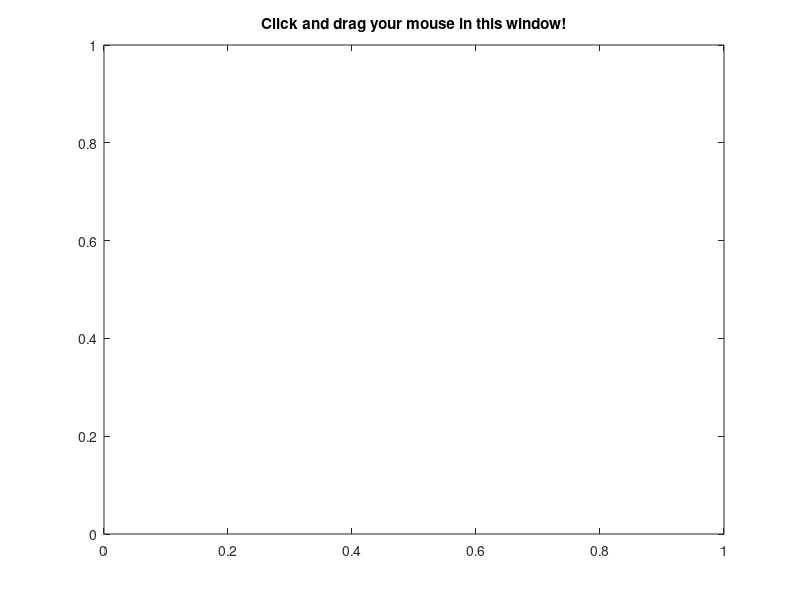

Write MATLAB code to recreate this figure.
function mouse01(action, color)
% mouse01: Handling mouse events, based on "switchyard programming"
%   Roger Jang, 20040405
%   Cheng-Hsin Hsu, 20151120
if nargin<1, 
    fprintf('here');
    action='start'; 
end
global C;
switch(action)
    case 'start'
        plot(0, 0);
        axis([0 1 0 1]);    % create axes
        title('Click and drag your mouse in this window!');
        
        % Set the call back function when the mouse is pressed
        set(gcf, 'WindowButtonDownFcn', 'mouse01 down');
    case 'down' % the callback function when button is pressed
        % update the callback function of mouse movement
        axis([0 1 0 1]); 
        set(gcf, 'WindowButtonMotionFcn', 'mouse01 move  yellow');
        % update the callback function of mouse button released
        set(gcf, 'WindowButtonUpFcn', 'mouse01 up');
        % debug information
        fprintf('Mouse down!\n');
   case 'up'   % the callback function when button is released
        % update the callback function of mouse movement <-- don't do anything
        set(gcf, 'WindowButtonMotionFcn', '');
        % update the callback function of mouse button released <-- don't do anything
        set(gcf, 'WindowButtonUpFcn', '');
        % debug information
        fprintf('Mouse up!\n');
    case 'move' % the callback function when mouse is moved with key pressed
        currPt = get(gca, 'CurrentPoint');
        x = currPt(1,1);
        y = currPt(1,2);
        pt = line(x, y, 'marker', '*');
        % Rotate2d(10, [2, 2], gca);
        % a = get(h, 'value');
        fprintf('color = %d\n', C);
        switch(C)
            case 1    
                set(pt, 'color', 'r');
            case 2
                set(pt, 'color', 'b');
            case 3
                set(pt, 'color', 'y');
            case 4
                set(pt, 'color', 'm');
            case 5
                set(pt, 'color', 'g');
            case 6
                set(pt, 'color', 'k');
                
        end
        
        % debug information
        fprintf('Mouse is moving! Current location = (%g, %g)\n', x, y);
end

